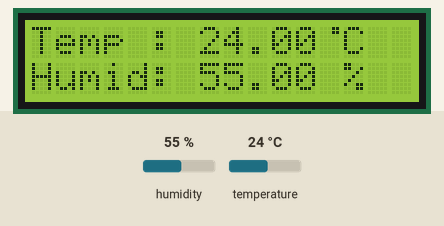
This sketch was run on a simulated ESP8266 (NodeMCU). On the bench: 16×2 character LCD. The test bench sets the inputs (shaded band); at power-on: humidity 55 %, temperature 24 °C. What the sketch prints to the serial monitor is not drawn.

Above: at 6.3 s.
6.4 s: humidity set to 22 %
At 7.5 s:
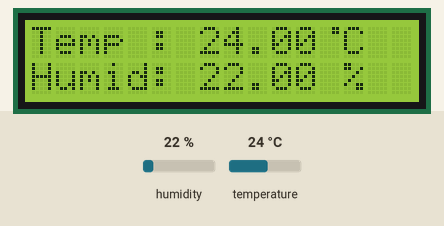
9.1 s: temperature set to 12 °C
At 10.0 s:
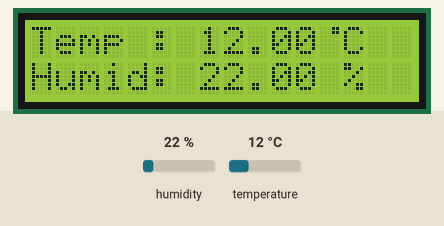
11.8 s: humidity set to 40 %
At 13.6 s:
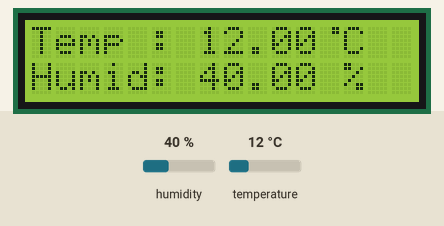
14.7 s: temperature set to 19 °C
At 16.0 s:
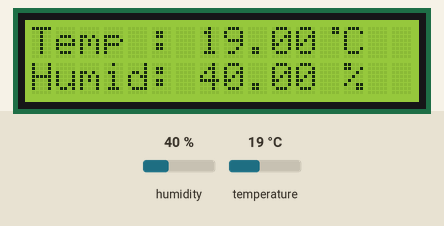
Timing chart, 0 to 17.7 s (numbered marks = the images above; inputs shaded):
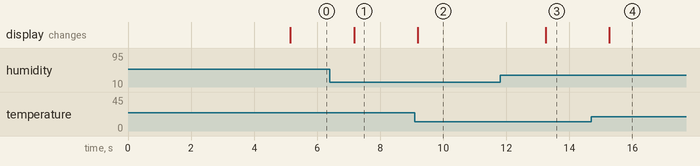

Measured:
- after the input at 6.4 s, the display: changes after 0.77 s (image 1)
- after the input at 9.1 s, the display: changes after 0.10 s (image 2)
- after the input at 11.8 s, the display: changes after 1.4 s (image 3)
- after the input at 14.7 s, the display: changes after 0.57 s (image 4)

The sketch:

ESP8266I2CLCDDHT22.ino
```cpp
#include <LiquidCrystal_I2C.h>
#include <DHT.h>

#define DHTPIN 2     // what digital pin we're connected to D4
#define DHTTYPE DHT22   // DHT 22  (AM2302), AM2321
DHT dht(DHTPIN, DHTTYPE);

  LiquidCrystal_I2C lcd(0x3F,16,2); // Check I2C address of LCD, normally 0x27 or 0x3F

  uint8_t heart[8] = {0x0,0xa,0x1f,0x1f,0xe,0x4,0x0};  // example sprite bitmap
  uint8_t celcius[8] = {0x3,0x3,0x0,0x0,0x0,0x0,0x0};

  void setup()  {
    Serial.begin(115200);
    lcd.begin(D5,D6);      // In ESP8266-01, SDA=D5, SCL=D6
    lcd.backlight();
    lcd.createChar(1, heart);
    lcd.createChar(0, celcius);
    lcd.home();                // At column=0, row=0
    lcd.print("Smart Farm IOT");
    lcd.setCursor(0, 1);
    lcd.print("By Technocom MTC");
    lcd.setCursor(12, 0);      // At column=12, row=0
    lcd.write(byte(1));
    //lcd.setCursor(12, 0);      // At column=12, row=0
    //lcd.print(" ");            // Wipe sprite
    delay(5000);
    lcd.clear();
  }

  void loop()  {
  // Reading temperature or humidity takes about 250 milliseconds!
  // Sensor readings may also be up to 2 seconds 'old' (its a very slow sensor)
  float h = dht.readHumidity();
  // Read temperature as Celsius
  float t = dht.readTemperature();

  // Check if any reads failed and exit early (to try again).
  if (isnan(h) || isnan(t)) {
    Serial.println("Failed to read from DHT sensor!");
    lcd.home();
    lcd.print("Failed to read");
    lcd.setCursor(0, 1);
    lcd.print("from DHT sensor");
    return;
  }

  // show in serial monitor
  Serial.print("Humidity: ");
  Serial.print(h);
  Serial.print(" %\t");
  Serial.print("Temperature: ");
  Serial.print(t);
  Serial.print(" *C \n");
  lcd.home();                // At column=0, row=0
  lcd.print("Temp : ");
  lcd.print(t);
  lcd.write(byte(0)); //symbol celcius
  lcd.print("C");
  lcd.setCursor(0, 1);
  lcd.print("Humid: ");
  lcd.print(h);
  lcd.print(" %");
  }
```
